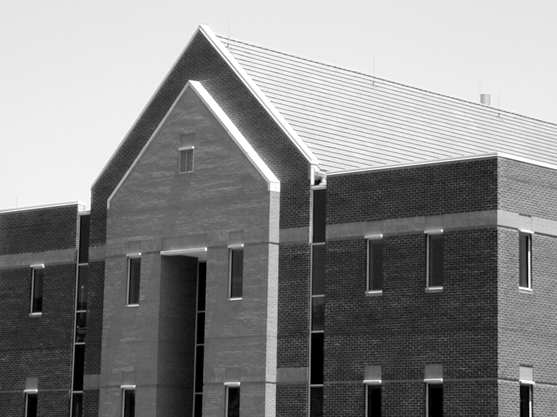
#> input picture Canny/dom.png, 557 x 417 px
$ jupyter execute 09_Canny.ipynb   (older library calls are emulated)
#> lines starting #> are read from the running program, lines starting #| are printed output that depends on the picture
# Detekcja krawędzi

## Cel ćwiczenia

- Zapoznanie z metodami detekcji krawędzi:
    - Sobel, Prewitt, Roberts - przypomnienie,
    - Laplasjan z Gaussa (LoG – ang. Laplacian of Gaussian),
    - Canny.

Detekcja krawędzi przez wiele lat była podstawą algorytmów segmentacji.
Krawędzie wykrywane są najczęściej z wykorzystaniem pierwszej (gradient) i drugiej (Laplasjan) pochodnej przestrzennej.
Wykorzystanie obu metod zaprezentowane zostało w ćwiczeniu *Przetwarzanie wstępne. Filtracja kontekstowa*.

W niniejszym ćwiczeniu poznane detektory krawędzi zostaną porównane z bardziej zaawansowanymi: Laplasjan z funkcji Gaussa (LoG), Zero Crossing i Canny.

## Laplasjan z Gaussa (LoG)

Funkcja Gaussa:<br>
\begin{equation}
h(r) = e^{\frac{-r^2}{2 \sigma^2}}
\end{equation}<br>
gdzie:
- $r^2 = x^2 + y^2$
- $\sigma$ to odchylenie standardowe.

Działanie filtracji Gaussowskiej zostało przedstawione w ćwiczeniu "Przetwarzanie wstępne". W jej wyniku następuje rozmazanie obrazu.
Laplasjan tej funkcji dany jest wzorem:

\begin{equation}
\nabla^2 h(r) = \frac{r^2 - 2\sigma^2}{\sigma^4} e^{-\frac{r^2}{2\sigma^2}}
\end{equation}

Funkcję (z oczywistych powodów) nazywamy Laplasjan z Gaussa (LoG).
Ponieważ druga pochodna jest operacją liniową, konwolucja obrazu z $\nabla^2 h(r)$ daje taki sam efekt jak zastosowanie filtracji Gaussa na obrazie, a następnie obliczenie Laplasjanu z wyniku.
Lokalizacja krawędzi polega na znalezieniu miejsca, gdzie po filtracji LoG następuje zmiana znaku.

1. Wczytaj obraz *house.png*.
2. Wykonaj rozmycie Gaussowskie obrazu wejściowego.
W tym celu wykorzysaj funkcję `cv2.GaussianBlur(img, kSize, sigma)`.
Pierwszy argument jest obrazem wejśćiowym.
Drugi jest rozmiarem filtru (podanym w nawiasach okrągłych, np. *(3, 3)*).
Trzecim argumentem jest odchylenie standardowe. Wartość jest dobrana automatycznie, jeśli zosanie podana wartość `0` (będą równe rozmiarowi).
3. Oblicz laplasjan obrazu rozmytego.
W tym celu wykorzysaj funkcję `cv2.Laplacian(img, ddepth)`.
Pierszym argumentem jest obraz wejściowy.
Drugim argumentem jest typ danych wejściowych. Użyj `cv2.CV_32F`.
4. Wyznacz miejsca zmiany znaku.
Zaimplementuj funkcję `crossing(LoG, thr)`:
    - Najpierw stwórz tablicę, do której zostanie zapisany wynik.
    Jej rozmiar jest taki sam jak przetwarzanego obrazu.
    - Następnie wykonaj pętle po obrazie (bez ramki jednopikselowej).
    W każdej iteracji stwórz otoczenie o rozmiarze $3 \times 3$.
    Dla otoczenia oblicz wartość maksymalną i minimalną.
    - Jeśli wartości te mają przeciwne znaki, to do danego miejsca tablicy przypisz wartość:
        - jeśli piksel wejściowy > 0, to dodaj do niego wartość bezwzględną minimum.
        - jeśli piksel wejściowy < 0, to do jego wartości bezwzględnej dodaj maksimum.
    - Zmień zakres wykonanej tablicy do $<0, 255>$.
    - Wykonaj progowanie tablicy. Próg jest argumentem wejściowym.
    - Przeskaluj dane binarne do wartości `[0, 255]`.
    - Wykonaj konwersję do typu *uint8*.
    - Wykonaj rozmycie medianowe wyniku.
    Wykorzystaj funkcję `cv2.medianBlur(img, kSize)`.
    Pierwszym argumentem jest obraz wejśćiowy, a drugim rozmiar filtra.
    - Zwróć wyznaczoną tablicę.
5. Wyświetl obraz wynikowy.
6. Dobierz parametry (rozmiar filtru Gaussa, odchylenie standardowe, próg binaryzacji) tak, by widoczne były kontury domu, ale nie dachówki.

[cell 1]
import cv2
from matplotlib import pyplot as plt
import numpy as np
import math
import os

if not os.path.exists("dom.png") :
    os.system("wget https://raw.githubusercontent.com/vision-agh/poc_sw/master/09_Canny/dom.png --no-check-certificate")

I = cv2.imread("dom.png", cv2.IMREAD_GRAYSCALE)
#> I is the input picture: shape (417, 557); min 0, max 255, mean 133.3
plt.imshow(I, 'gray')
plt.show()

[cell 2]
blury = cv2.GaussianBlur(I, (5, 5), 2)
laplasian = cv2.Laplacian(blury, cv2.CV_32F)

def crossing(LoG, thr):
#> called with thr = 90
    Y, X = LoG.shape
#> Y = 417; X = 557
    result = np.zeros((Y, X))
    for i in range(1, Y-1):
        for j in range(1, X-1):
            block = LoG[(i-1):(i+2),(j-1):(j+2)]
            minimal = np.min(block)
            maximum = np.max(block)

            if minimal * maximum < 0:
                if LoG[i,j] > 0:
                    result[i,j] = LoG[i,j] + np.abs(minimal)
                else:
                    result[i,j] = np.abs(LoG[i,j]) + minimal
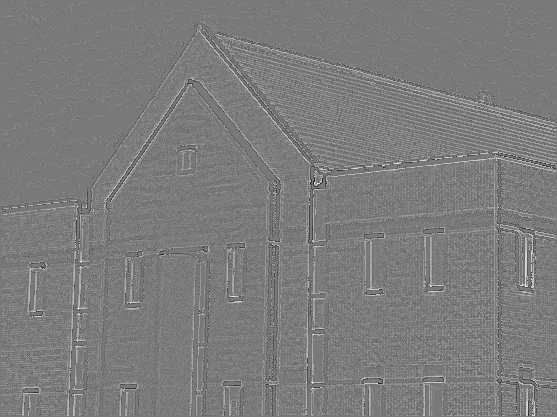
#> result: shape (417, 557) float64; min -40, max 44, mean 1; drawn with min black and max white

    result *= 255.0 / result.max()
    result = (result < thr).astype("uint8") * 255
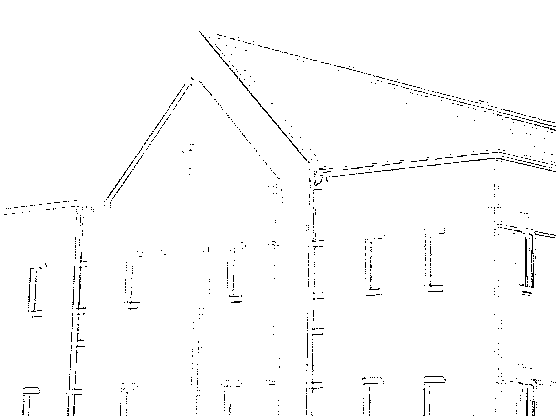
#> result: shape (417, 557); 98.5% white; black in thin lines or dots
    return cv2.medianBlur(result, 1)


result = crossing(laplasian, 90)

plt.figure(figsize=(10, 7))
plt.imshow(result, 'gray')
plt.show()

## Algorytm Canny'ego

> Algorytm Canny'ego to często wykorzystywana metoda detekcji krawędzi.
> Zaproponowana została w~1986r. przez Johna F. Cannego.
> Przy jego projektowaniu założono trzy cele:
> - niska liczba błędów - algorytm powinien znajdywać wszystkie krawędzie oraz generować jak najmniej fałszywych detekcji,
> - punkty krawędziowe powinny być poprawnie lokalizowane - wykryte punkty powinny być jak najbardziej zbliżone do rzeczywistych,
> - krawędzie o szerokości 1 piksela - algorytm powinien zwrócić jeden punkt dla każdej rzeczywistej krawędzi.

Zaimplementuj pierwszą część algorytmu detekcji krawędzi Canny'ego:
1. W pierwszym kroku obraz przefiltruj dwuwymiarowym filtrem Gaussa.
2. Następnie oblicz gradient pionowy i poziomy ($g_x $ i $g_y$).
Jedną z metod jest filtracja Sobela.
3. Dalej oblicz amplitudę:
$M(x,y)  = \sqrt{g_x^2+g_y^2}$ oraz kąt:
$\alpha(x,y) = arctan(\frac{g_y}{g_x})$.
Do obliczenia kąta wykorzystaj funkcję `np.arctan2(x1, x2)`.
Wynik jest w radianach.
4. W kolejnym etapie wykonaj kwantyzację kątów gradientu.
Kąty od $-180^\circ$ do $180^\circ$ można podzielić na 8 przedziałów:
[$-22.5^\circ, 22.5^\circ$], [$22.5^\circ, 67.5^\circ$],
[$67.5^\circ, 112.5^\circ$], [$112.5^\circ, 157.5^\circ$],
[$157.5^\circ, -157.5^\circ$], [$-157.5^\circ, -112.5^\circ$],
[$-112.5^\circ, -67.5^\circ$], [$-67.5^\circ, -22.5^\circ$].
Przy czym należy rozpatrywać tylko 4 kierunki:
    - pionowy ($d_1$),
    - poziomy ($d_2$),
    - skośny lewy ($d_3$),
    - skośny prawy ($d_4$).
5. Dalej przeprowadź eliminację pikseli, które nie mają wartości maksymalnej (ang. *nonmaximal suppresion*).
Celem tej operacji jest redukcja szerokości krawędzi do rozmiaru 1 piksela.
Algorytm przebiega następująco.
W rozpatrywanym otoczeniu o rozmiarze $3 \times 3$:
    - określ do którego przedziału należy kierunek gradientu piksela centralnego ($d_1, d_2, d_3, d_4$).
    - przeanalizuje sąsiadów leżących na tym kierunku.
Jeśli choć jeden z nich ma amplitudę większą niż piksel centralny, to należy uznać, że nie jest lokalnym maksimum i do wyniku przypisać $g_N(x,y) = 0$.
W przeciwnym przypadku $g_N(x,y) = M(x,y)$.
Przez $g_N$ rozumiemy obraz detekcji lokalnych maksimów.
Zaimplementuj funkcję `nonmax`.
Pierwszym argementem jest macierz kierunków (po kwantyzacji).
Drugim argumentem jest macierz amplitudy.
6. Ostatnią operacją jest binaryzacja obrazu $g_N$.
Stosuje się tutaj tzw. binaryzację z histerezą.
Wykorzystuje się w niej dwa progi: $T_L$ i $T_H$, przy czym $T_L < T_H$.
Canny zaproponował, aby stosunek progu wyższego do niższego był jak 3 lub 2 do 1.
Rezultaty binaryzacji można opisać jako:<br>
$g_{NH}(x,y) = g_N(x,y) \geq TH $<br>
$g_{NL}(x,y) = TH > g_N(x,y) \geq TL $<br>
Można powiedzieć, że na obrazie $g_{NH}$ są "pewne" krawędzie.
Natomiast na $g_{NL}$ "potencjalne".
7. Na jednym obrazie zaznacz piksele należące do obrazu $g_{NH}$ jako czerwone oraz należące do obrazu $g_{NL}$ jako niebieskie.
Wyświetl obraz.

[cell 3]
from math import degrees

def canny(img, th, tl):
#> called with th = 10, tl = 5
    Y, X = img.shape
#> Y = 417; X = 557
    filtered = cv2.filter2D(img, -1, np.ones((3,3))/9)
    x = cv2.Sobel(filtered, cv2.CV_64F, 1, 0)
    y = cv2.Sobel(filtered, cv2.CV_64F, 0, 1)
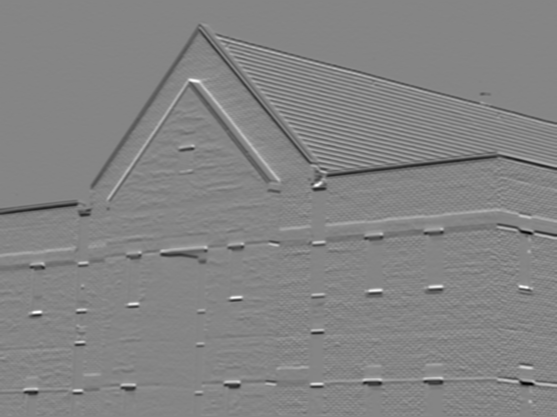
#> y: shape (417, 557) float64; min -486, max 445, mean -3.2; drawn with min black and max white
    mag = np.zeros((Y, X))
    phase = np.zeros((Y, X))

    for i in range(Y):
        for j in range(X):
            mag[i,j] = np.sqrt(x[i][j]**2 + y[i][j]**2)
            deg = degrees(np.arctan2(x[i,j], y[i,j]))

            if (0 <= deg < 22.5) or (157.5 <= deg <= 180):
                phase[i,j]=1

            elif (22.5 <= deg < 67.5):
                phase[i,j]=2

            elif (67.5 <= deg < 112.5):
                phase[i,j]=3

            elif (112.5 <= deg < 157.5):
                phase[i,j]=4
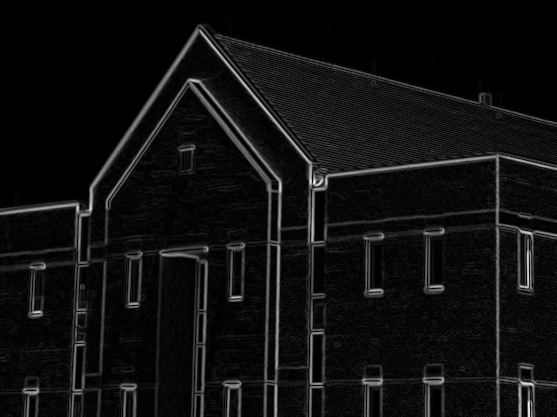
#> mag: shape (417, 557) float64; min 0, max 561.8, mean 35.3; drawn with min black and max white
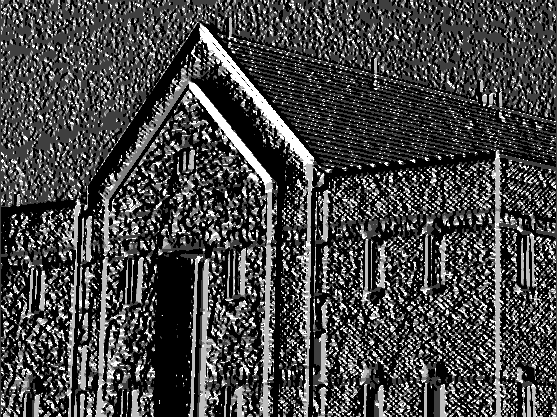
#> phase: shape (417, 557) float64; min 0, max 4, mean 1.09; drawn with min black and max white

    gn = nonmax(phase, mag)
    gnh = gn >= th
    gnl = np.where(np.logical_and(th>gn,gn>=tl), 1, 0)
    return gnh, gnl


def nonmax(phase, mag):
    Y, X = phase.shape
#> Y = 417; X = 557
    result = np.zeros((Y, X))
    for i in range(1,Y-1):
        for j in range(1, X-1):
            if phase[i,j] == 1:
                if mag[i, j-1] > mag[i, j] or mag[i,j+1] > mag[i,j]:
                    result[i,j] = 0
                else:
                    result[i,j] = mag[i,j]

            elif phase[i,j] == 2:
                if mag[i+1, j-1] > mag[i, j] or mag[i-1,j+1] > mag[i,j]:
                    result[i,j] = 0
                else:
                    result[i,j] = mag[i,j]

            elif phase[i,j] == 3:
                if mag[i+1, j] > mag[i, j] or mag[i-1,j] > mag[i,j]:
                    result[i,j] = 0
                else:
                    result[i,j] = mag[i,j]

            elif phase[i,j] == 4:
                if mag[i-1, j-1] > mag[i, j] or mag[i+1,j+1] > mag[i,j]:
                    result[i,j] = 0
                else:
                    result[i,j] = mag[i,j]
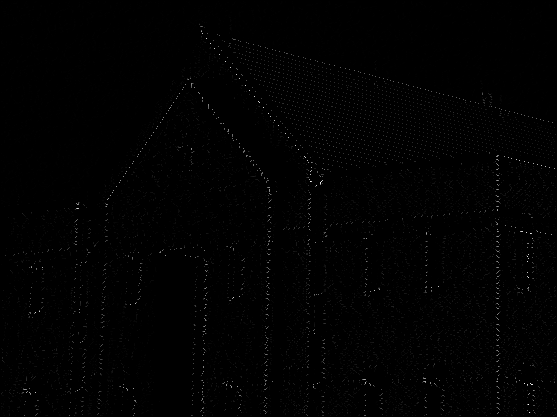
#> result: shape (417, 557) float64; min 0, max 527, mean 3; drawn with min black and max white
    return result

[cell 4]
I = cv2.imread('dom.png', cv2.IMREAD_GRAYSCALE)

gnh, gnl = canny(I, tl=5, th=10)
#> in canny, `gnh = gn >= th`:
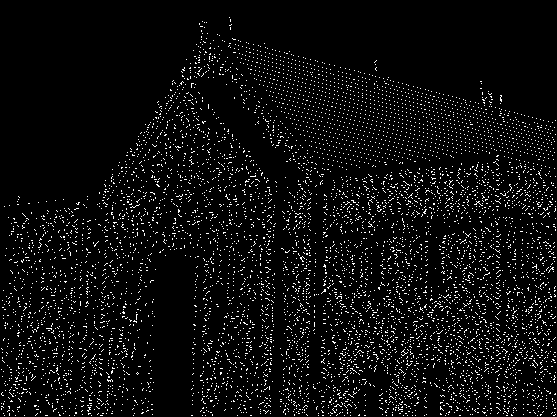
#> gnh: shape (417, 557) bool; 5.2% white in thin lines or dots
#> in canny, `gnl = np.where(np.logical_and(th>gn,gn>=tl), 1, 0)`: gnl: shape (417, 557) int64; values 0 (black) and 1 (white), 0.38% white in thin lines or dots

plt.imshow(gnh, 'gray')
plt.axis('off')
plt.show()

plt.imshow(gnl, 'gray')
plt.axis('off')
plt.show()

[cell 5]
X, Y = gnh.shape
#> X = 417; Y = 557
obraz=np.zeros((X,Y,3))
for i in range (0,X):
    for j in range (0,Y):
        if gnh[i,j] == 1:
            obraz[i,j]=[255,0,0]

        elif gnl[i,j] == 1:
            obraz[i,j]=[0,0,255]
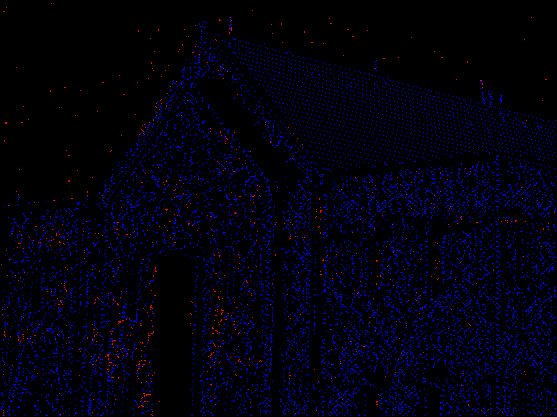
#> obraz: shape (417, 557, 3) float64; mean of channels 0, 1, 2 13.4, 0, 1; drawn as B, G, R

plt.imshow(obraz)
plt.axis('off')
plt.show()
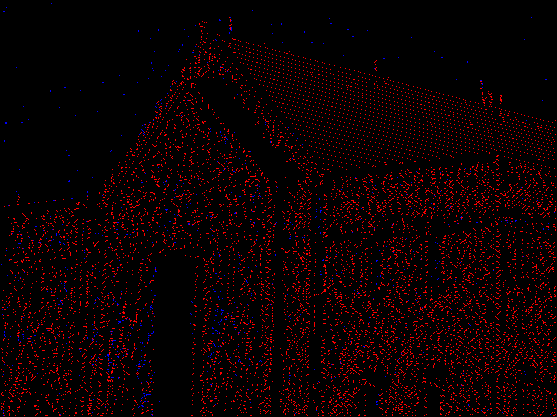
#> shown: shape (417, 557, 3) float64; mean R, G, B 0.0525, 0, 0.00381

## Algorytm Canny'ego - OpenCV

1. Wykonaj dektekcję krawędzi metodą Canny'ego wykorzystując funkcję `cv2.Canny`.
    - Pierwszym argumentem funkcji jest obraz wejściowy.
    - Drugim argumentem jest mniejszy próg.
    - Trzecim argumentem jest większy próg.
    - Czwarty argument to tablica, do której wpisany zostanie wynik.
    Można zwrócić go przez wartość i podać wartość `None`.
    - Piąty argument to rozmiar operatora Sobela (w naszym przypadku 3).
    - Szósty argument to rodzaj używanej normy.
    0 oznacza normę $L_1$, 1 oznacza normę $L_2$. Użyj $L_2$.
2. Wynik wyświetl i porównaj z wykonaną częściową implementacją w poprzednim ćwiczeniu.
Na czym polegają różnice?

[cell 6]
# Obraz ktory zostal zwrocony przez metode z biblioteki cv2 jest jasniejszy, na niebie jednak pojawiaja sie szare plamy, co w mojej implementacji nie jest widoczne
can = cv2.Canny(I, 5, 10, None, 3, 1)
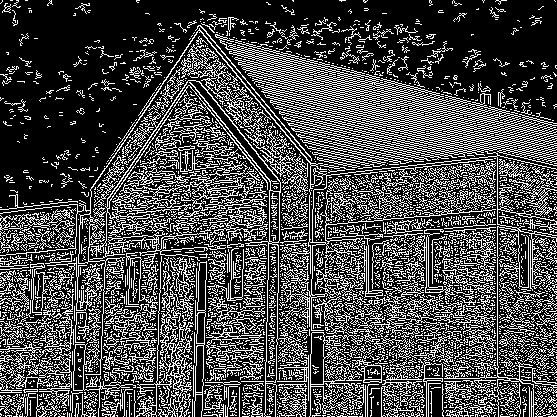
#> can: shape (417, 557); 29.1% white in thin lines or dots
fig, (ax1, ax2) = plt.subplots(1, 2, figsize=(14, 7))
ax1.imshow(can, 'gray')
ax1.axis('off')

ax2.imshow(gnh, 'gray')
ax2.axis('off')
plt.show()
